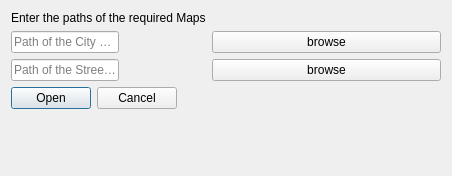
<?xml version="1.0" encoding="UTF-8"?>
<ui version="4.0">
 <class>externalmap</class>
 <widget class="QDialog" name="externalmap">
  <property name="geometry">
   <rect>
    <x>0</x>
    <y>0</y>
    <width>452</width>
    <height>176</height>
   </rect>
  </property>
  <property name="windowTitle">
   <string>Open</string>
  </property>
  <layout class="QFormLayout" name="formLayout">
   <item row="0" column="0">
    <widget class="QLabel" name="label">
     <property name="text">
      <string>Enter the paths of the required Maps</string>
     </property>
    </widget>
   </item>
   <item row="1" column="0">
    <widget class="QLineEdit" name="lineEdit_city">
     <property name="placeholderText">
      <string>Path of the City Map</string>
     </property>
     <property name="clearButtonEnabled">
      <bool>true</bool>
     </property>
    </widget>
   </item>
   <item row="1" column="1">
    <widget class="QPushButton" name="pushButton_browser_city">
     <property name="text">
      <string>browse</string>
     </property>
    </widget>
   </item>
   <item row="2" column="0">
    <widget class="QLineEdit" name="lineEdit_street">
     <property name="placeholderText">
      <string>Path of the Street Map</string>
     </property>
     <property name="clearButtonEnabled">
      <bool>true</bool>
     </property>
    </widget>
   </item>
   <item row="2" column="1">
    <widget class="QPushButton" name="pushButton_browser_street">
     <property name="text">
      <string>browse</string>
     </property>
    </widget>
   </item>
   <item row="3" column="0">
    <widget class="QDialogButtonBox" name="buttonBox">
     <property name="orientation">
      <enum>Qt::Orientation::Horizontal</enum>
     </property>
     <property name="standardButtons">
      <set>QDialogButtonBox::StandardButton::Cancel|QDialogButtonBox::StandardButton::Open</set>
     </property>
    </widget>
   </item>
  </layout>
 </widget>
 <resources/>
 <connections>
  <connection>
   <sender>buttonBox</sender>
   <signal>accepted()</signal>
   <receiver>externalmap</receiver>
   <slot>accept()</slot>
   <hints>
    <hint type="sourcelabel">
     <x>248</x>
     <y>254</y>
    </hint>
    <hint type="destinationlabel">
     <x>157</x>
     <y>274</y>
    </hint>
   </hints>
  </connection>
  <connection>
   <sender>buttonBox</sender>
   <signal>rejected()</signal>
   <receiver>externalmap</receiver>
   <slot>reject()</slot>
   <hints>
    <hint type="sourcelabel">
     <x>316</x>
     <y>260</y>
    </hint>
    <hint type="destinationlabel">
     <x>286</x>
     <y>274</y>
    </hint>
   </hints>
  </connection>
 </connections>
</ui>
